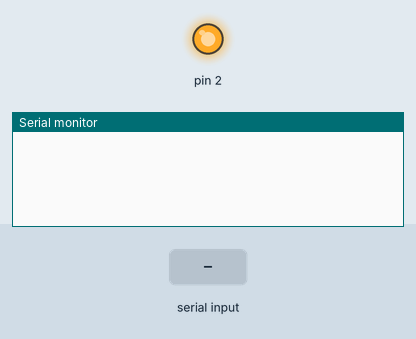
Bench run of a sketch on a simulated Arduino Uno, built with avr-gcc and run on an emulated ATmega328P. Parts: output pins drawn as LEDs (lit = HIGH), the last lines printed to the serial monitor. The inputs (shaded band) are chosen by the test bench. No radio packets arrive unless stated.

Above: at 1.2 s.
1.3 s: "90,45,200\n" received over the second serial link
At 2.3 s:
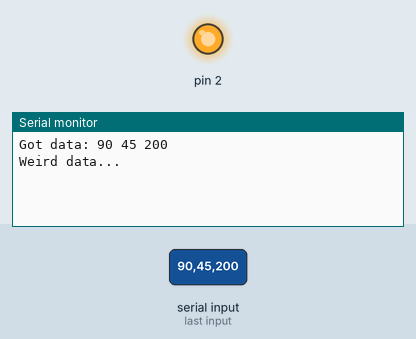
2.8 s: "90,45\n" received over the second serial link
At 3.3 s:
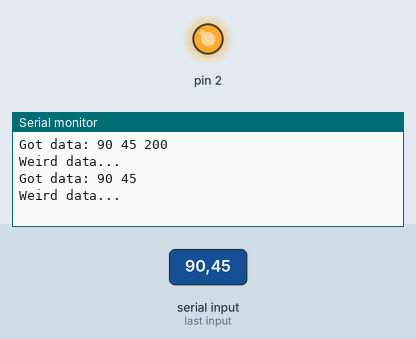
4.3 s: "8\n" received over the second serial link
At 5.5 s:
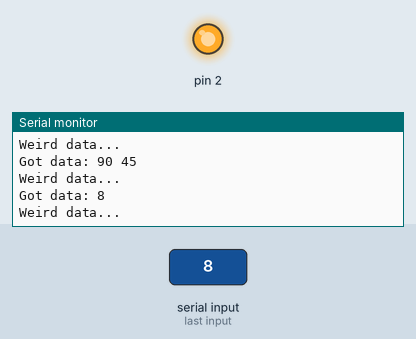

Measured:
- after the input at 1.3 s, the serial monitor: prints a new line at once (image 1)
- after the input at 2.8 s, the serial monitor: prints a new line at once (image 2)
- after the input at 4.3 s, the serial monitor: prints a new line at once (image 3)

The sketch:

ScoreBoardRepeater.ino
```cpp
#include <Wire.h>
#include "nRF24L01.h"
#include "RF24.h"
#include <SoftwareSerial.h>
//SoftwareSerial MyBlue(9,8); // RX | TX
SoftwareSerial MyBlue(5,3); // RX | TX

const unsigned int MAX_MESSAGE_LENGTH = 20;
RF24 radio(6,10);

//Radio pipe addresses for the 2 nodes to communicate.
const uint64_t pipes[2] = { 0xF0F0F0F0D203, 0xE8E8F0F0E103 };

// Normal int counts for the following:
// Away indicator, Away score, Home indicator, Home score, Inning, Ball, Strike, Out
uint8_t state[8] = {0, 0, 0, 0, 0, 0, 0, 0};

void setup() {
  Serial.begin(9600);
  MyBlue.begin(9600); // probbably not 9600

  radio.begin();
  radio.setChannel(108);
  radio.setAutoAck(false);
  radio.setRetries(15,15);
  radio.setPALevel(RF24_PA_MAX);
  radio.setPayloadSize(9);
  radio.setDataRate(RF24_250KBPS);
  radio.setCRCLength(RF24_CRC_8);
  radio.openWritingPipe(pipes[1]);
  radio.openReadingPipe(1,pipes[0]);
  radio.startListening();

  Wire.begin();

  pinMode(2, OUTPUT);
  digitalWrite(2, HIGH);
  //pinMode(9, OUTPUT);
  //digitalWrite(9, HIGH);
}

boolean waitForResponse = false;
unsigned long lastRemoteSend = 0;
void writeDataToWireless()
{
  uint8_t send_state[9];
  uint8_t sum = 0;

  for(int i=0; i < 8; i++){
    send_state[i] = state[i];
    sum += state[i];
  }
  send_state[8] = sum;

  radio.stopListening();
  bool ok = radio.write(send_state, 9);
  radio.startListening();

  if(ok){
    lastRemoteSend = millis();
    waitForResponse = true;
    Serial.println("SENT DATA!");
  } else {
    Serial.println("blah!");
  }
}

void readDataOnWireless(){
  if(radio.available()){
    uint8_t data[8];
    radio.read(data, sizeof(data) );

    bool isSame = true;
    for (int i = 0; i < 8 ; i++) {
      if (data[i] != state[i]) {
        isSame = false;
      }
    }

    waitForResponse = false;
    if (isSame) {
      Serial.println("Got GOOD response!");
    } else {
      Serial.println("GOT MALFORMED RESPONSE!");
    }
  }
}

static char message[MAX_MESSAGE_LENGTH];
static unsigned int messagePos = 0;

void readSerialInByte(byte inByte) {
  if (messagePos >= MAX_MESSAGE_LENGTH) {
    Serial.print("In message to long.");
    messagePos = 0;
    while(messagePos < MAX_MESSAGE_LENGTH) {
        message[messagePos] = '\0';
        messagePos++;
    }
    messagePos = 0;
    return;
  }

  // Onyl numbers, commas and the '\n' char are allowed here.
  if (!isDigit((char)inByte) && (char)inByte != ',' && inByte != '\n' && inByte != '\r') {
    Serial.print("ILLEGAL char on input: ");
    Serial.println((char)inByte);
    return;
  }

  //Message coming
  if (inByte != '\n')
  {
    message[messagePos] = inByte;
    messagePos++;
  } else {
    //Add null character to string
    message[messagePos] = '\0';

    messagePos++;
    while(messagePos < MAX_MESSAGE_LENGTH) {
        message[messagePos] = '\0';
        messagePos++;
    }
    //Reset for the next message
    messagePos = 0;

    //Print the message (or do other things)
    Serial.print("Got data: ");
    //Serial.println(message);

    int statePos = 0;
    char *singleState = strtok(message, ",");

    while(singleState != NULL) {
      Serial.print(singleState);
      Serial.print(" ");
      state[statePos] = atoi(singleState);
      singleState = strtok(NULL, ",");
      statePos++;
    }
    Serial.println("");

    if (statePos == 8) {
      writeDataToWireless();
    } else {
      Serial.println("Weird data...");
    }
  }
}

unsigned long lastUpdate = 0;
void loop() {
  if(waitForResponse) {
    readDataOnWireless();
  }

  if (millis() - lastRemoteSend > 150 && waitForResponse) {
    writeDataToWireless();
  }

  while (MyBlue.available() > 0) {
    char inByte = MyBlue.read();
    readSerialInByte(inByte);
  }
/*
  while (Serial.available() > 0) {
    char inByte = Serial.read();
    readSerialInByte(inByte);
  }
*/
}
```
